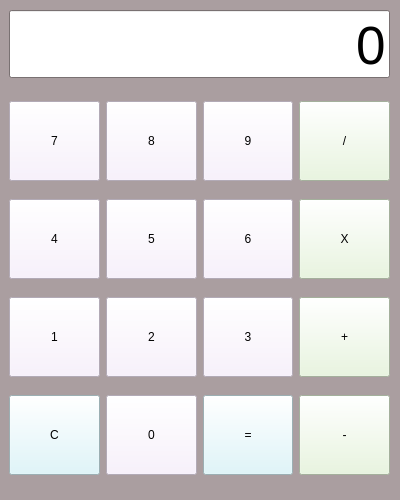
<?xml version="1.0" encoding="UTF-8"?>
<ui version="4.0">
 <class>Form</class>
 <widget class="QWidget" name="Form">
  <property name="geometry">
   <rect>
    <x>0</x>
    <y>0</y>
    <width>400</width>
    <height>500</height>
   </rect>
  </property>
  <property name="palette">
   <palette>
    <active>
     <colorrole role="Base">
      <brush brushstyle="SolidPattern">
       <color alpha="255">
        <red>255</red>
        <green>255</green>
        <blue>255</blue>
       </color>
      </brush>
     </colorrole>
     <colorrole role="Window">
      <brush brushstyle="SolidPattern">
       <color alpha="255">
        <red>170</red>
        <green>158</green>
        <blue>160</blue>
       </color>
      </brush>
     </colorrole>
    </active>
    <inactive>
     <colorrole role="Base">
      <brush brushstyle="SolidPattern">
       <color alpha="255">
        <red>255</red>
        <green>255</green>
        <blue>255</blue>
       </color>
      </brush>
     </colorrole>
     <colorrole role="Window">
      <brush brushstyle="SolidPattern">
       <color alpha="255">
        <red>170</red>
        <green>158</green>
        <blue>160</blue>
       </color>
      </brush>
     </colorrole>
    </inactive>
    <disabled>
     <colorrole role="Base">
      <brush brushstyle="SolidPattern">
       <color alpha="255">
        <red>170</red>
        <green>158</green>
        <blue>160</blue>
       </color>
      </brush>
     </colorrole>
     <colorrole role="Window">
      <brush brushstyle="SolidPattern">
       <color alpha="255">
        <red>170</red>
        <green>158</green>
        <blue>160</blue>
       </color>
      </brush>
     </colorrole>
    </disabled>
   </palette>
  </property>
  <property name="windowTitle">
   <string>Form</string>
  </property>
  <widget class="QWidget" name="verticalLayoutWidget">
   <property name="geometry">
    <rect>
     <x>9</x>
     <y>9</y>
     <width>381</width>
     <height>71</height>
    </rect>
   </property>
   <layout class="QVBoxLayout" name="verticalLayout">
    <item>
     <widget class="QLineEdit" name="txt_view">
      <property name="font">
       <font>
        <pointsize>40</pointsize>
       </font>
      </property>
      <property name="text">
       <string>0</string>
      </property>
      <property name="alignment">
       <set>Qt::AlignBottom|Qt::AlignRight|Qt::AlignTrailing</set>
      </property>
     </widget>
    </item>
   </layout>
  </widget>
  <widget class="QWidget" name="gridLayoutWidget">
   <property name="geometry">
    <rect>
     <x>9</x>
     <y>89</y>
     <width>381</width>
     <height>401</height>
    </rect>
   </property>
   <layout class="QGridLayout" name="gridLayout">
    <item row="1" column="3">
     <widget class="QPushButton" name="btn_multipy">
      <property name="minimumSize">
       <size>
        <width>0</width>
        <height>80</height>
       </size>
      </property>
      <property name="styleSheet">
       <string notr="true">background-color: rgb(230, 246, 218);</string>
      </property>
      <property name="text">
       <string>X</string>
      </property>
     </widget>
    </item>
    <item row="2" column="2">
     <widget class="QPushButton" name="btn_number3">
      <property name="minimumSize">
       <size>
        <width>0</width>
        <height>80</height>
       </size>
      </property>
      <property name="styleSheet">
       <string notr="true">background-color: rgb(249, 238, 255);</string>
      </property>
      <property name="text">
       <string>3</string>
      </property>
     </widget>
    </item>
    <item row="2" column="3">
     <widget class="QPushButton" name="btn_add">
      <property name="minimumSize">
       <size>
        <width>0</width>
        <height>80</height>
       </size>
      </property>
      <property name="styleSheet">
       <string notr="true">background-color: rgb(230, 246, 218);</string>
      </property>
      <property name="text">
       <string>+</string>
      </property>
     </widget>
    </item>
    <item row="1" column="0">
     <widget class="QPushButton" name="btn_number4">
      <property name="minimumSize">
       <size>
        <width>0</width>
        <height>80</height>
       </size>
      </property>
      <property name="styleSheet">
       <string notr="true">background-color: rgb(249, 238, 255);</string>
      </property>
      <property name="text">
       <string>4</string>
      </property>
     </widget>
    </item>
    <item row="0" column="1">
     <widget class="QPushButton" name="btn_number8">
      <property name="minimumSize">
       <size>
        <width>0</width>
        <height>80</height>
       </size>
      </property>
      <property name="styleSheet">
       <string notr="true">background-color: rgb(249, 238, 255);</string>
      </property>
      <property name="text">
       <string>8</string>
      </property>
     </widget>
    </item>
    <item row="0" column="2">
     <widget class="QPushButton" name="btn_number9">
      <property name="minimumSize">
       <size>
        <width>0</width>
        <height>80</height>
       </size>
      </property>
      <property name="styleSheet">
       <string notr="true">background-color: rgb(249, 238, 255);</string>
      </property>
      <property name="text">
       <string>9</string>
      </property>
     </widget>
    </item>
    <item row="2" column="0">
     <widget class="QPushButton" name="btn_number1">
      <property name="minimumSize">
       <size>
        <width>0</width>
        <height>80</height>
       </size>
      </property>
      <property name="styleSheet">
       <string notr="true">background-color: rgb(249, 238, 255);</string>
      </property>
      <property name="text">
       <string>1</string>
      </property>
     </widget>
    </item>
    <item row="0" column="3">
     <widget class="QPushButton" name="btn_divide">
      <property name="minimumSize">
       <size>
        <width>0</width>
        <height>80</height>
       </size>
      </property>
      <property name="styleSheet">
       <string notr="true">background-color: rgb(230, 246, 218);</string>
      </property>
      <property name="text">
       <string>/</string>
      </property>
     </widget>
    </item>
    <item row="1" column="2">
     <widget class="QPushButton" name="btn_number6">
      <property name="minimumSize">
       <size>
        <width>0</width>
        <height>80</height>
       </size>
      </property>
      <property name="styleSheet">
       <string notr="true">background-color: rgb(249, 238, 255);</string>
      </property>
      <property name="text">
       <string>6</string>
      </property>
     </widget>
    </item>
    <item row="3" column="0">
     <widget class="QPushButton" name="btn_C">
      <property name="minimumSize">
       <size>
        <width>0</width>
        <height>80</height>
       </size>
      </property>
      <property name="styleSheet">
       <string notr="true">background-color: rgb(217, 245, 250);</string>
      </property>
      <property name="text">
       <string>C</string>
      </property>
     </widget>
    </item>
    <item row="2" column="1">
     <widget class="QPushButton" name="btn_number2">
      <property name="minimumSize">
       <size>
        <width>0</width>
        <height>80</height>
       </size>
      </property>
      <property name="styleSheet">
       <string notr="true">background-color: rgb(249, 238, 255);</string>
      </property>
      <property name="text">
       <string>2</string>
      </property>
     </widget>
    </item>
    <item row="3" column="1">
     <widget class="QPushButton" name="btn_number0">
      <property name="minimumSize">
       <size>
        <width>0</width>
        <height>80</height>
       </size>
      </property>
      <property name="styleSheet">
       <string notr="true">background-color: rgb(249, 238, 255);</string>
      </property>
      <property name="text">
       <string>0</string>
      </property>
     </widget>
    </item>
    <item row="0" column="0">
     <widget class="QPushButton" name="btn_number7">
      <property name="minimumSize">
       <size>
        <width>0</width>
        <height>80</height>
       </size>
      </property>
      <property name="palette">
       <palette>
        <active>
         <colorrole role="Button">
          <brush brushstyle="SolidPattern">
           <color alpha="255">
            <red>249</red>
            <green>238</green>
            <blue>255</blue>
           </color>
          </brush>
         </colorrole>
         <colorrole role="Base">
          <brush brushstyle="SolidPattern">
           <color alpha="255">
            <red>249</red>
            <green>238</green>
            <blue>255</blue>
           </color>
          </brush>
         </colorrole>
         <colorrole role="Window">
          <brush brushstyle="SolidPattern">
           <color alpha="255">
            <red>249</red>
            <green>238</green>
            <blue>255</blue>
           </color>
          </brush>
         </colorrole>
        </active>
        <inactive>
         <colorrole role="Button">
          <brush brushstyle="SolidPattern">
           <color alpha="255">
            <red>249</red>
            <green>238</green>
            <blue>255</blue>
           </color>
          </brush>
         </colorrole>
         <colorrole role="Base">
          <brush brushstyle="SolidPattern">
           <color alpha="255">
            <red>249</red>
            <green>238</green>
            <blue>255</blue>
           </color>
          </brush>
         </colorrole>
         <colorrole role="Window">
          <brush brushstyle="SolidPattern">
           <color alpha="255">
            <red>249</red>
            <green>238</green>
            <blue>255</blue>
           </color>
          </brush>
         </colorrole>
        </inactive>
        <disabled>
         <colorrole role="Button">
          <brush brushstyle="SolidPattern">
           <color alpha="255">
            <red>249</red>
            <green>238</green>
            <blue>255</blue>
           </color>
          </brush>
         </colorrole>
         <colorrole role="Base">
          <brush brushstyle="SolidPattern">
           <color alpha="255">
            <red>249</red>
            <green>238</green>
            <blue>255</blue>
           </color>
          </brush>
         </colorrole>
         <colorrole role="Window">
          <brush brushstyle="SolidPattern">
           <color alpha="255">
            <red>249</red>
            <green>238</green>
            <blue>255</blue>
           </color>
          </brush>
         </colorrole>
        </disabled>
       </palette>
      </property>
      <property name="styleSheet">
       <string notr="true">background-color: rgb(249, 238, 255);</string>
      </property>
      <property name="text">
       <string>7</string>
      </property>
     </widget>
    </item>
    <item row="1" column="1">
     <widget class="QPushButton" name="btn_number5">
      <property name="minimumSize">
       <size>
        <width>0</width>
        <height>80</height>
       </size>
      </property>
      <property name="styleSheet">
       <string notr="true">background-color: rgb(249, 238, 255);</string>
      </property>
      <property name="text">
       <string>5</string>
      </property>
     </widget>
    </item>
    <item row="3" column="2">
     <widget class="QPushButton" name="btn_result">
      <property name="minimumSize">
       <size>
        <width>0</width>
        <height>80</height>
       </size>
      </property>
      <property name="styleSheet">
       <string notr="true">background-color: rgb(217, 245, 250);</string>
      </property>
      <property name="text">
       <string>=</string>
      </property>
     </widget>
    </item>
    <item row="3" column="3">
     <widget class="QPushButton" name="btn_minus">
      <property name="minimumSize">
       <size>
        <width>0</width>
        <height>80</height>
       </size>
      </property>
      <property name="styleSheet">
       <string notr="true">background-color: rgb(230, 246, 218);</string>
      </property>
      <property name="text">
       <string>-</string>
      </property>
     </widget>
    </item>
   </layout>
  </widget>
 </widget>
 <resources/>
 <connections/>
</ui>
